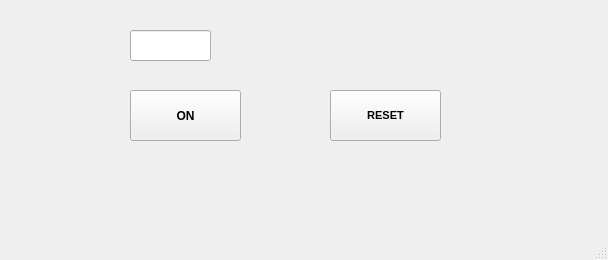
<?xml version="1.0" encoding="UTF-8"?>
<ui version="4.0">
 <class>MainWindow</class>
 <widget class="QMainWindow" name="MainWindow">
  <property name="geometry">
   <rect>
    <x>0</x>
    <y>0</y>
    <width>608</width>
    <height>260</height>
   </rect>
  </property>
  <property name="windowTitle">
   <string>MainWindow</string>
  </property>
  <widget class="QWidget" name="centralwidget">
   <widget class="QPushButton" name="pushButton">
    <property name="geometry">
     <rect>
      <x>130</x>
      <y>90</y>
      <width>111</width>
      <height>51</height>
     </rect>
    </property>
    <property name="font">
     <font>
      <weight>75</weight>
      <bold>true</bold>
     </font>
    </property>
    <property name="text">
     <string>ON</string>
    </property>
   </widget>
   <widget class="QPushButton" name="pushButton_2">
    <property name="geometry">
     <rect>
      <x>330</x>
      <y>90</y>
      <width>111</width>
      <height>51</height>
     </rect>
    </property>
    <property name="font">
     <font>
      <family>MS Shell Dlg 2</family>
      <pointsize>8</pointsize>
      <weight>75</weight>
      <bold>true</bold>
     </font>
    </property>
    <property name="text">
     <string>RESET</string>
    </property>
   </widget>
   <widget class="QLineEdit" name="lineEdit">
    <property name="geometry">
     <rect>
      <x>130</x>
      <y>30</y>
      <width>81</width>
      <height>31</height>
     </rect>
    </property>
    <property name="font">
     <font>
      <pointsize>10</pointsize>
     </font>
    </property>
   </widget>
  </widget>
  <widget class="QMenuBar" name="menubar">
   <property name="geometry">
    <rect>
     <x>0</x>
     <y>0</y>
     <width>608</width>
     <height>25</height>
    </rect>
   </property>
  </widget>
  <widget class="QStatusBar" name="statusbar"/>
 </widget>
 <resources/>
 <connections/>
</ui>
